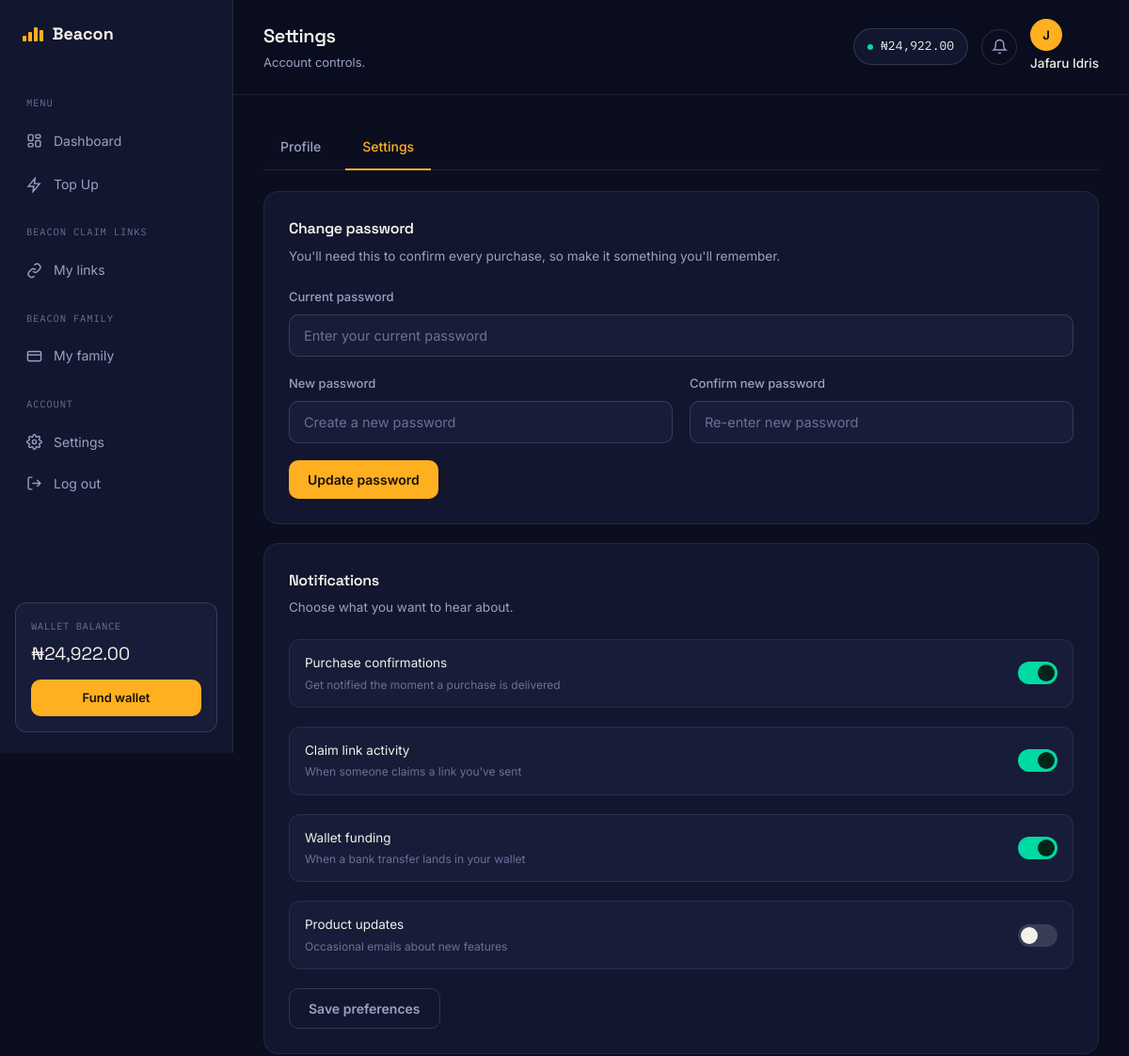
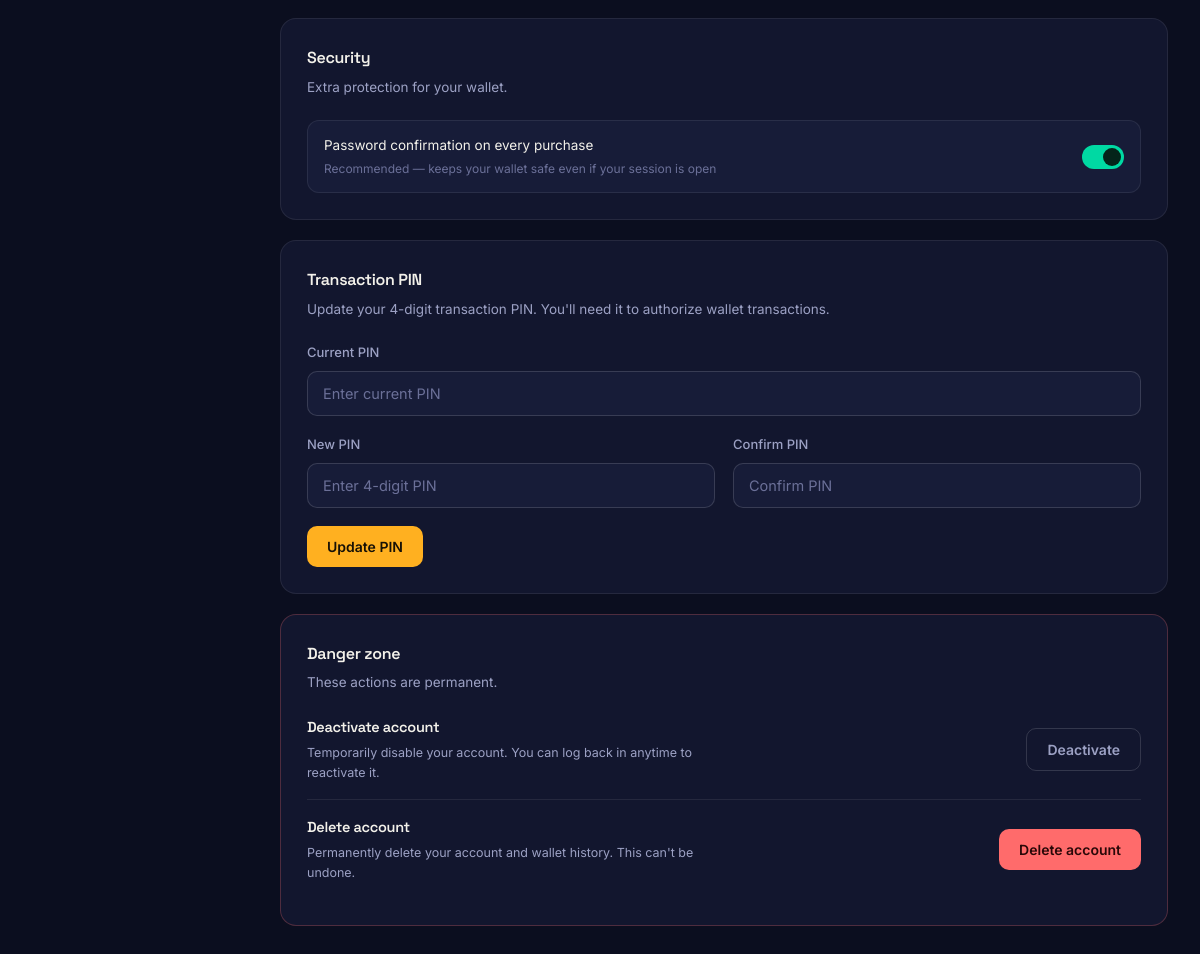
The app's page /accounts/settings/ (signed in) with its own data (2 pictures, top to bottom).
### authentication/models.py (models this page shows, shortened)
class User(AbstractUser):
    email = models.EmailField(unique=True)
    phone_number = models.CharField(max_length=20, blank=True)
    is_email_verified = models.BooleanField(default=False)
    email_verification_token = models.CharField(max_length=100, blank=True, null=True)
    password_reset_token = models.CharField(max_length=100, blank=True, null=True)
    password_reset_expires = models.DateTimeField(blank=True, null=True)
    referral_code = models.CharField(max_length=20, unique=True, blank=True, null=True)
    referred_by = models.ForeignKey('self', on_delete=models.SET_NULL, blank=True, null=True, related_name='referrals')
    date_joined = models.DateTimeField(auto_now_add=True)
    last_login_ip = models.GenericIPAddressField(blank=True, null=True)
    transaction_pin_hash = models.CharField(
        max_length=128,
        blank=True,
        null=True,
        help_text="Hashed transaction PIN"
    )
    USERNAME_FIELD = 'email'
    REQUIRED_FIELDS = ['username']
    class Meta:
        ordering = ['-date_joined']
    def get_full_name(self):
        if self.first_name or self.last_name:
            return f"{self.first_name} {self.last_name}".strip()
        return self.username

### wallet/models.py (models this page shows, shortened)
class Wallet(models.Model):
    user = models.OneToOneField(User, on_delete=models.CASCADE, related_name='wallet')
    balance = models.DecimalField(max_digits=12, decimal_places=2, default=0.00)
    total_funded = models.DecimalField(max_digits=12, decimal_places=2, default=0.00)
    total_spent = models.DecimalField(max_digits=12, decimal_places=2, default=0.00)
    is_active = models.BooleanField(default=True)
    created_at = models.DateTimeField(auto_now_add=True)
    updated_at = models.DateTimeField(auto_now=True)
    class Meta:
        verbose_name = 'Wallet'
        verbose_name_plural = 'Wallets'

### authentication/views.py (the view, shortened to what this page needs)
# urls.py: path('settings/', views.settings_view, name='settings'),
@login_required
def settings_view(request):
    password_form = ChangePasswordForm(request.user)
    pin_form = TransactionPinForm(user=request.user)
    context = {
        "password_form": password_form,
        "pin_form": pin_form,
    }
    return render(request, "accounts/settings.html", context)

### authentication/forms.py (shortened to what this page needs)
class ChangePasswordForm(PasswordChangeForm):
    def __init__(self, *args, **kwargs):
        super().__init__(*args, **kwargs)
        for field in self.fields:
            self.fields[field].widget.attrs.update({'class': 'form-control'})

class TransactionPinForm(forms.Form):
    current_pin = forms.CharField(required=False)
    new_pin1 = forms.CharField(max_length=4)
    new_pin2 = forms.CharField(max_length=4)
    def __init__(self, *args, user=None, **kwargs):
        super().__init__(*args, **kwargs)
        self.user = user

### core/context_processors.py (called while the page is built)
def site_settings(request):
    return {
        'site_settings': SiteSettings.load(),
        'theme': request.session.get('theme', 'light'),
    }

def notifications_count(request):
    count = 0
    if request.user.is_authenticated:
        count = Notification.objects.filter(user=request.user, is_read=False).count()
    return {'unread_notifications': count}

### core/models.py (called while the page is built)
    @classmethod
    def load(cls):
        obj, created = cls.objects.get_or_create(pk=1)
        return obj

### templates/accounts/settings.html (shortened to what this page needs)
{% extends "base.html" %}
{% load static %}
{% block page_title %}Settings{% endblock %}
{% block page_subtitle %}<p>Account controls.</p>{% endblock %}
{% block extra_head %}
<link rel="stylesheet" href="{% static 'css/settings.css' %}">
{% endblock %}
{% block content %}
<div class="settings-tabs">
  <a href="{% url 'accounts:profile' %}" class="settings-tab">Profile</a>
  <a href="{% url 'accounts:settings' %}" class="settings-tab active">Settings</a>
</div>
<div class="settings-card">
  <h3>Change password</h3>
  <p class="hint">You'll need this to confirm every purchase, so make it something you'll remember.</p>
  <form method="post" action="">
    <div class="form-group">
      <label for="id_current_password">Current password</label>
      <input type="password" name="current_password" id="id_current_password" class="form-input" placeholder="Enter your current password" required>
    </div>
    <div class="form-row">
      <div class="form-group">
        <label for="id_new_password1">New password</label>
        <input type="password" name="new_password1" id="id_new_password1" class="form-input" placeholder="Create a new password" required>
      </div>
      <div class="form-group">
        <label for="id_new_password2">Confirm new password</label>
        <input type="password" name="new_password2" id="id_new_password2" class="form-input" placeholder="Re-enter new password" required>
      </div>
    </div>
    <button startLoading type="submit" class="btn btn-primary">Update password</button>
  </form>
</div>
<div class="settings-card">
  <h3>Notifications</h3>
  <p class="hint">Choose what you want to hear about.</p>
  <form method="post" action="">
    <div class="toggle-row">
      <div class="tr-text">Purchase confirmations<small>Get notified the moment a purchase is delivered</small></div>
      <label class="switch"><input type="checkbox" name="notify_purchases" checked><span class="slider"></span></label>
    </div>
    <div class="toggle-row">
      <div class="tr-text">Claim link activity<small>When someone claims a link you've sent</small></div>
      <label class="switch"><input type="checkbox" name="notify_claims" checked><span class="slider"></span></label>
    </div>
    <div class="toggle-row">
      <div class="tr-text">Wallet funding<small>When a bank transfer lands in your wallet</small></div>
      <label class="switch"><input type="checkbox" name="notify_funding" checked><span class="slider"></span></label>
    </div>
    <div class="toggle-row" style="margin-bottom:0;">
      <div class="tr-text">Product updates<small>Occasional emails about new features</small></div>
      <label class="switch"><input type="checkbox" name="notify_marketing"><span class="slider"></span></label>
    </div>
    <button startLoading type="submit" class="btn btn-ghost" style="margin-top:20px;">Save preferences</button>
  </form>
</div>
<div class="settings-card">
  <h3>Security</h3>
  <p class="hint">Extra protection for your wallet.</p>
  <div class="toggle-row" style="margin-bottom:0;">
    <div class="tr-text">Password confirmation on every purchase<small>Recommended — keeps your wallet safe even if your session is open</small></div>
    <label class="switch"><input type="checkbox" checked disabled><span class="slider"></span></label>
  </div>
</div>
<div class="settings-card">
  <h3>Transaction PIN</h3>
  <p class="hint">
    {% if request.user.transaction_pin_hash %}
      Update your 4-digit transaction PIN. You'll need it to authorize wallet transactions.
    {% else %}
      Create a 4-digit transaction PIN to secure wallet transactions.
    {% endif %}
  </p>
  <form method="post" action="">
    {% if request.user.transaction_pin_hash %}
    <div class="form-group">
      <label for="id_current_pin">Current PIN</label>
      <input
        type="password"
        name="current_pin"
        id="id_current_pin"
        class="form-input"
        placeholder="Enter current PIN"
        maxlength="4"
        inputmode="numeric"
        pattern="[0-9]{4}"
        required>
    </div>
    {% endif %}
    <div class="form-row">
      <div class="form-group">
        <label for="id_new_pin1">
          {% if request.user.transaction_pin_hash %}
            New PIN
          {% else %}
            Transaction PIN
          {% endif %}
        </label>
        <input
          type="password"
          name="new_pin1"
          id="id_new_pin1"
          class="form-input"
          placeholder="Enter 4-digit PIN"
          maxlength="4"
          inputmode="numeric"
          pattern="[0-9]{4}"
          required>
      </div>
      <div class="form-group">
        <label for="id_new_pin2">Confirm PIN</label>
        <input
          type="password"
          name="new_pin2"
          id="id_new_pin2"
          class="form-input"
          placeholder="Confirm PIN"
          maxlength="4"
          inputmode="numeric"
          pattern="[0-9]{4}"
          required>
      </div>
    </div>
    <button startLoading type="submit" class="btn btn-primary">
      {% if request.user.transaction_pin_hash %}
        Update PIN
      {% else %}
        Create PIN
      {% endif %}
    </button>
  </form>
</div>
<div class="settings-card danger">
  <h3>Danger zone</h3>
  <p class="hint">These actions are permanent.</p>
  <div class="danger-row">
    <div class="dz-text">
      <h4>Deactivate account</h4>
      <p>Temporarily disable your account. You can log back in anytime to reactivate it.</p>
    </div>
    <button startLoading type="button" class="btn btn-ghost" id="deactivateBtn">Deactivate</button>
  </div>
  <div class="danger-row">
    <div class="dz-text">
      <h4>Delete account</h4>
      <p>Permanently delete your account and wallet history. This can't be undone.</p>
    </div>
    <button startLoading type="button" class="btn btn-danger" id="deleteBtn">Delete account</button>
  </div>
</div>
{% endblock %}

### templates/base.html (shortened to what this page needs)
{% load static %}
{% load humanize %}
<!DOCTYPE html>
<html lang="en">
<head>
<link rel="stylesheet" href="{% static 'css/style.css' %}">
<link rel="stylesheet" href="{% static 'css/native.css' %}">
{% block extra_head %}{% endblock %}
</head>
<body{% block body_attrs %}{% endblock %}>
<div class="app-shell">
  <aside class="sidebar" id="sidebar">
    <div class="sidebar-top-row">
      <a href="{% url 'dashboard:index' %}" class="logo">
        <span class="bars"><span></span><span></span><span></span><span></span></span>
        Beacon
      </a>
    </div>
    <nav class="side-nav">
      <div class="nav-label">Menu</div>
      <a href="{% url 'dashboard:index' %}" class="nav-link {% if active_nav == 'dashboard' %}active{% endif %}">
        <svg viewBox="0 0 24 24" fill="none" stroke="currentColor" stroke-width="2"><rect x="3" y="3" width="7" height="9" rx="1.5"/><rect x="14" y="3" width="7" height="5" rx="1.5"/><rect x="14" y="12" width="7" height="9" rx="1.5"/><rect x="3" y="16" width="7" height="5" rx="1.5"/></svg>
        Dashboard
      </a>
      <a href="{% url 'services:list' %}" class="nav-link {% if active_nav == 'buy' %}active{% endif %}">
        <svg viewBox="0 0 24 24" fill="none" stroke="currentColor" stroke-width="2"><path d="M13 2L3 14h8l-1 8 10-12h-8l1-8z"/></svg>
        Top Up
      </a>
      <div class="nav-label">Beacon Claim Links</div>
      <a href="{% url 'links:my_links' %}" class="nav-link {% if active_nav == 'claims' %}active{% endif %}">
        <svg viewBox="0 0 24 24" fill="none" stroke="currentColor" stroke-width="2"><path d="M10 13a5 5 0 007 0l3-3a5 5 0 00-7-7l-1 1"/><path d="M14 11a5 5 0 00-7 0l-3 3a5 5 0 007 7l1-1"/></svg>
        My links
      </a>
      <div class="nav-label">Beacon Family</div>
      <a href="{% url 'beacon_family:list' %}" class="nav-link {% if active_nav == 'wallet' %}active{% endif %}">
        <svg viewBox="0 0 24 24" fill="none" stroke="currentColor" stroke-width="2"><rect x="2" y="5" width="20" height="14" rx="2"/><path d="M2 10h20"/></svg>
        My family
      </a>
      <div class="nav-label">Account</div>
      <a href="{% url 'accounts:settings' %}" class="nav-link {% if active_nav == 'settings' %}active{% endif %}">
        Settings
      </a>
      <form method="post" action="{% url 'accounts:logout' %}" class="logout-form">
        <button type="submit" class="nav-link nav-link-btn">
          <svg viewBox="0 0 24 24" fill="none" stroke="currentColor" stroke-width="2"><path d="M9 21H5a2 2 0 01-2-2V5a2 2 0 012-2h4"/><path d="M16 17l5-5-5-5"/><path d="M21 12H9"/></svg>
          Log out
        </button>
      </form>
    </nav>
    <div class="sidebar-wallet">
      <div class="label">Wallet balance</div>
      <div class="amount">₦{{ user.wallet.balance|intcomma }}</div>
      <a href="{% url 'wallet:fund' %}" class="btn btn-primary btn-sm">Fund wallet</a>
    </div>
  </aside>
  <div class="app-main">
    <header class="app-topbar">
      <div class="topbar-title">
        <h1>{% block page_title %}Dashboard{% endblock %}</h1>
        {% block page_subtitle %}{% endblock %}
      </div>
      <div class="topbar-actions">
        <div class="wallet-chip">
          <span class="dot"></span> ₦{{ user.wallet.balance|intcomma }}
        </div>
        <a href="{% url 'notifications:list' %}" class="icon-btn" aria-label="Notifications">
          <svg viewBox="0 0 24 24" fill="none" stroke="currentColor" stroke-width="2"><path d="M18 8a6 6 0 00-12 0c0 7-3 9-3 9h18s-3-2-3-9"/><path d="M13.7 21a2 2 0 01-3.4 0"/></svg>
        </a>
        <div class="user-chip">
          <a href="{% url 'accounts:profile' %}">
            <div class="avatar">{{ user.get_full_name|slice:":1"|default:"U" }}</div>
            <span class="uname">{{ user.get_full_name|default:"Account" }}</span>
          </a>
        </div>
      </div>
    </header>
    <main class="app-content">
      {% block content %}{% endblock %}
    </main>
  </div>
</div>
</body>
</html>

### static/css/native.css (style rules this page uses)
html, body { overscroll-behavior-y: contain; }
* { -webkit-tap-highlight-color: transparent; }
button, a, .nav-link, .service-tab, .filter-tab, .pin-key, .provider-chip, .amount-chip, .plan-card, .qa-item, .qty-btn { -webkit-touch-callout: none; user-select: none; touch-action: manipulation; }
.app-topbar { padding-top: max(20px, env(safe-area-inset-top)); }
.sidebar { padding-top: max(22px, env(safe-area-inset-top)); padding-bottom: max(22px, env(safe-area-inset-bottom)); }

### static/css/settings.css (style rules this page uses)
:root { --bg:#0B0E1F; --bg-elev:#12162E; --bg-elev-2:#171C38; --text:#F3F1EA; --text-dim:#9CA1C4; --text-dimmer:#6B7098; --amber:#FFB020; --mint:#00D9A3; --violet:#7C6CFF; --danger:#FF6B6B; --border:rgba(255,255,255,0.08); --border-strong:rgba(255,255,255,0.14); }
.settings-tabs { display:flex; gap:8px; margin-bottom:22px; border-bottom:1px solid var(--border); }
.settings-tab { padding:12px 18px; font-size:14px; font-weight:500; color:var(--text-dim); border-bottom:2px solid transparent; margin-bottom:-1px; }
.settings-tab.active { color:var(--amber); border-bottom-color:var(--amber); }
.settings-card { background:var(--bg-elev); border:1px solid var(--border); border-radius:16px; padding:26px; margin-bottom:20px; }
.settings-card h3 { font-size:16px; margin-bottom:6px; }
.settings-card .hint { font-size:13.5px; color:var(--text-dim); margin-bottom:22px; }
.settings-card.danger { border-color:rgba(255,107,107,0.25); }
.form-row { display:grid; grid-template-columns:1fr 1fr; gap:18px; }
.form-group { margin-bottom:18px; }
.form-group label { display:block; font-size:13px; font-weight:500; color:var(--text-dim); margin-bottom:8px; }
.form-input { width:100%; background:var(--bg-elev-2); border:1px solid var(--border-strong); color:var(--text); font-family:'Inter'; font-size:14.5px; padding:13px 15px; border-radius:10px; transition:border-color .2s, box-shadow .2s; }
.danger-row { display:flex; justify-content:space-between; align-items:center; gap:16px; flex-wrap:wrap; padding:16px 0; border-top:1px solid var(--border); }
.danger-row:first-of-type { border-top:none; padding-top:0; }
.dz-text h4 { font-size:14.5px; margin-bottom:4px; }
.dz-text p { font-size:12.5px; color:var(--text-dim); max-width:420px; }
.btn-danger { background:var(--danger); color:#2A0808; }

### records on screen
User: wallet.balance "24,922.00", get_full_name "J", get_full_name "Jafaru Idris"
